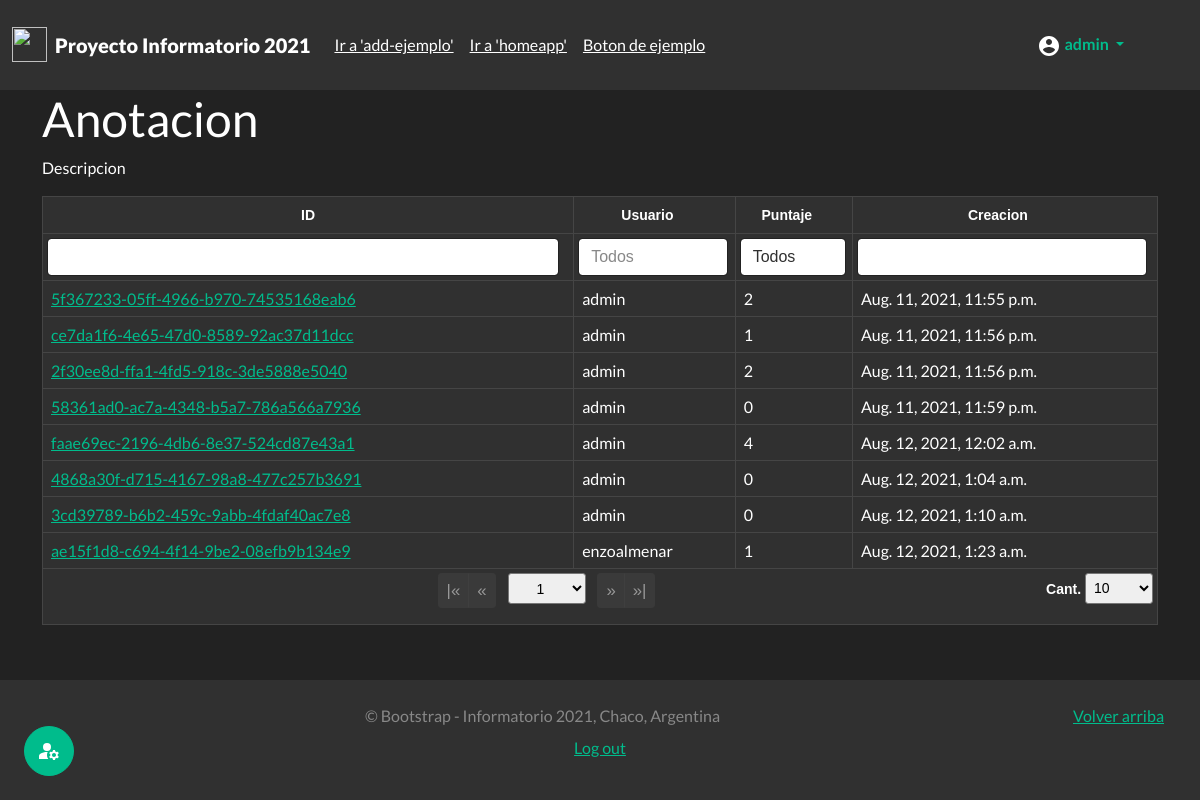
/useradmin/act (signed in), run on the app's committed database.
### juego_chaco/models.py (models this page shows)
class Partida(models.Model):
    id=models.UUIDField(primary_key=True, default=uuid.uuid4, editable=False)
    usuario=models.ForeignKey(User,on_delete=models.CASCADE)
    puntuacion=models.IntegerField()
    fecha = models.DateTimeField(auto_now_add=True, editable=False)

### authusuario/views.py (the view)
# urls.py: path('useradmin/<str:id>',views.mi_useradmin,name="mi_useradmin"),
@login_required(login_url="login")
@permission_required('authusuario.es_usuario_admin',raise_exception=True)
def mi_useradmin(request,id):
    sw={"prg":admin_cuestionarios,"usr":admin_usuarios,"act":admin_actividades}
    func= sw.get(id,"ERROR")
    if func != "ERROR":
        return func(request)
    raise Http404

### authusuario/views.py (called while the page is built)
def admin_actividades(request):
    lista_partidas=Partida.objects.all()
    print(lista_partidas)
    context={"partidas":lista_partidas}
    return render(request,'admin/admin_actividades.html',context)

### templates/admin/admin_actividades.html (shortened to what this page needs)
{% extends 'base.html' %}
{% load static %}
{% block load_scr %}
<link href={% static 'css/theme.bootstrap_4.css' %} rel="stylesheet">
<link href={% static 'css/jquery.tablesorter.pager.css' %} rel="stylesheet">
{% endblock  %}
{% block content %}
<div class="container">
  <h1>Anotacion</h2>
  <p>Descripcion</p>
  <table class="table table-dark table-bordered table-hover table-responsive">
    <thead class="thead-dark text-center">
      <tr>
        <th class="sorter-false filter-exact">ID</th>
        <th class="filter-exact" data-placeholder="Todos">Usuario</th>
        <th class="filter-select filter-exact" data-placeholder="Todos">Puntaje</th>
        <th class="filter-exact">Creacion</th>
    </thead>
    <tfoot class="text-center">
      <tr>
        <th colspan="7" class="ts-pager">
          <div class="form-inline">
            <div class="btn-group btn-group-sm mx-1" role="group">
              <button type="button" class="btn btn-secondary first" title="first">|&laquo;</button>
              <button type="button" class="btn btn-secondary prev" title="previous">&laquo;</button>
            </div>
            <select class="form-control-sm custom-select px-4 mx-1 pagenum" title="N° de página"></select>
            <div class="btn-group btn-group-sm mx-1" role="group">
              <button type="button" class="btn btn-secondary next" title="next">&raquo;</button>
              <button type="button" class="btn btn-secondary last" title="last">&raquo;|</button>
            </div>
            <p class="float-end">
              <a>Cant.</a>
              <select class="form-control-sm custom-select px-1 pagesize" title="Seleccione el tamaño de página">
                <option selected="selected" value="10">10</option>
            </p>
          </div>
        </th>
      </tr>
    </tfoot>
    <tbody>
      {% for partida in partidas %}
        <tr>
        <td><a href= {% url 'ver-partida' partida.pk %}>{{partida.pk}}</a></td>
        <td>{{partida.usuario}}</td>
        <td>{{partida.puntuacion}}</td>
        <td>{{partida.fecha}}</td>
        </tr>
      {% endfor %}
    </tbody>
  </table>
</div>
{% endblock  %}

### templates/partials/_header.html (shortened to what this page needs)
{% load static %}
<header class="sticky-top">
  <nav class="navbar navbar-expand-md navbar-dark bg-dark">
    <div class="container-fluid">
      <a href={% url 'home'%} class="navbar-brand d-flex align-items-center">
        <img class="me-2" src={% static 'img/w_logo.png' %} alt="" width="35" height="35">
        <div class="navbar-collapse collapse">
          <strong><b>Proyecto Informatorio 2021</b></strong>
        </div>
      </a>
      <div class="navbar-collapse collapse" id="navbarHeader">
        <ul class="navbar-nav me-auto mb-2 mb-md-0">
          <li class="nav-link"><a href='#' class="text-white">Ir a 'add-ejemplo'</a></li>
          <li class="nav-link"><a href='#' class="text-white">Ir a 'homeapp'</a></li>
          <li class="nav-link"><a href="#" class="text-white">Boton de ejemplo</a></li>
        </ul>
      </div>
      {% if user.is_authenticated %}
      <li class="nav-link dropdown">
        <a href="#" class="nav-link dropdown-toggle active" id="navbarDropdownUserInfo" role="button" data-bs-toggle="dropdown" aria-expanded="false">
          <b>{{user.username}}</b>
        </a>
      </li>
      {% else %}
      <li class="nav-link"><a href={% url 'login'%} class="text-white">Iniciar sesion</a><a> / </a><a href={% url 'register'%} class="btn btn-success"><b>Registrarse</b></a></li>
      {% endif %}
    </div>
  </nav>
</header>

### Proyecto_InfoCh2021/static/css/sidebars.css (style rules this page uses)
.dropdown-toggle { outline: 0; }

### templates/admin/admin_actividades.html (style rules this page uses)
.tablesorter-pager .btn-group-sm .btn { font-size: 1.2em; }

### data on the page
Partida: pk "5f367233-05ff-4966-b970-74535168eab6", usuario "admin", puntuacion "2", fecha "Aug. 11, 2021, 11:55 p.m."
Partida: pk "ce7da1f6-4e65-47d0-8589-92ac37d11dcc", usuario "admin", puntuacion "1", fecha "Aug. 11, 2021, 11:56 p.m."
Partida: pk "2f30ee8d-ffa1-4fd5-918c-3de5888e5040", usuario "admin", puntuacion "2", fecha "Aug. 11, 2021, 11:56 p.m."
Partida: pk "58361ad0-ac7a-4348-b5a7-786a566a7936", usuario "admin", puntuacion "0", fecha "Aug. 11, 2021, 11:59 p.m."
Partida: pk "faae69ec-2196-4db6-8e37-524cd87e43a1", usuario "admin", puntuacion "4", fecha "Aug. 12, 2021, 12:02 a.m."
Partida: pk "4868a30f-d715-4167-98a8-477c257b3691", usuario "admin", puntuacion "0", fecha "Aug. 12, 2021, 1:04 a.m."
Partida: pk "3cd39789-b6b2-459c-9abb-4fdaf40ac7e8", usuario "admin", puntuacion "0", fecha "Aug. 12, 2021, 1:10 a.m."
Partida: pk "ae15f1d8-c694-4f14-9be2-08efb9b134e9", usuario "enzoalmenar", puntuacion "1", fecha "Aug. 12, 2021, 1:23 a.m."

### other printed values
{{ user.username }} "admin"
